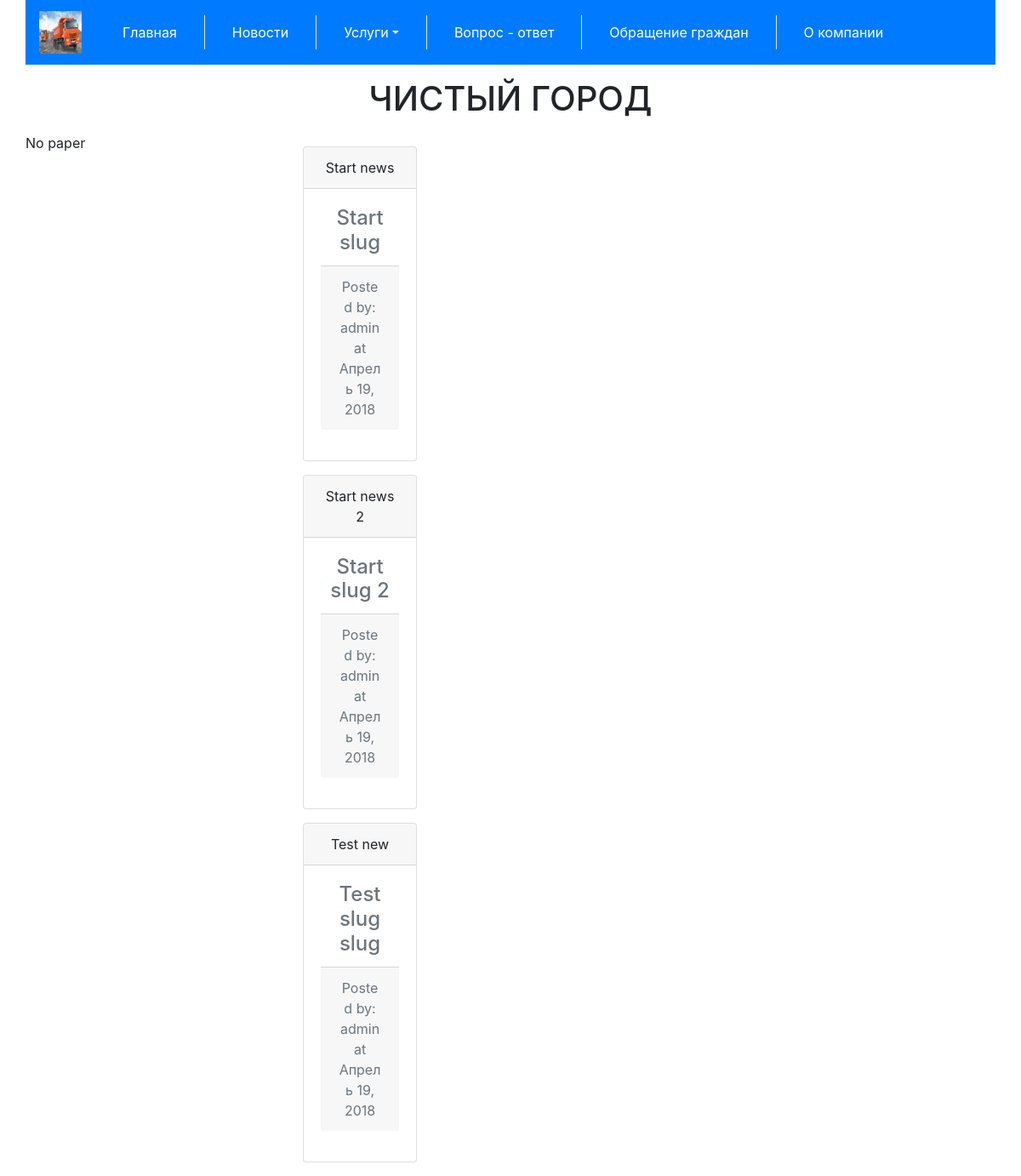
/, run on an earlier commit of the app's database.
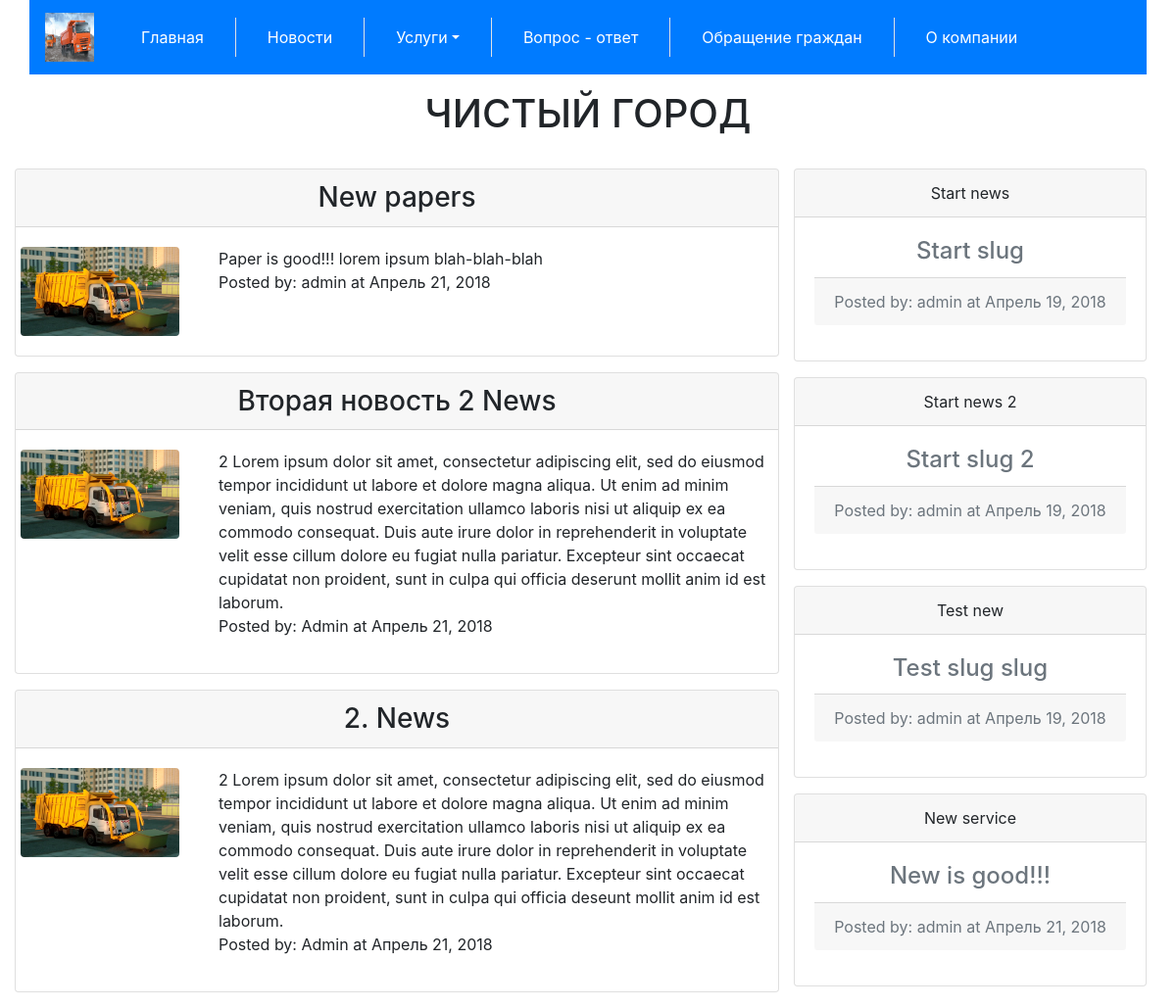
And on a later commit of the database.
### server/models.py (models this page shows, shortened)
class News(models.Model):
    objects = models.Manager()
    class Meta:
        ordering = ['posted', ]
    title = models.TextField(
        default="New",
        verbose_name="News title"
    )
    slug = models.SlugField(
        max_length=100,
        unique=True
    )
    author = models.TextField(
        default="Author",
        verbose_name="Newws Author"
    )
    body = models.TextField(
        default='Body',
        verbose_name="News body"
    )
    posted = models.DateField(
        db_index=True,
        auto_now_add=True
    )

class Papers(models.Model):
    objects = models.Manager()
    class Meta:
        ordering = ['posted', ]
    title = models.TextField(
        default="New",
        verbose_name="Papers title"
    )
    foto_title = models.TextField(
        default="New",
        verbose_name="Foto title"
    )
    author = models.TextField(
        default="Author",
        verbose_name="Papers Author"
    )
    body = models.TextField(
        default='Body',
        verbose_name="Papers body"
    )
    posted = models.DateField(
        db_index=True,
        auto_now_add=True
    )

### server/views.py (the view)
# urls.py: url(r'^$', server_views.index, name='index'),
def index(request):
    return render(
        request=request,
        template_name='index.html',
        context={
            "news": News.objects.all()[:5],
            "papers": Papers.objects.all()[:5]
        }
    )

### templates/index.html (shortened to what this page needs)
{% extends "base.html" %}
{% block content %}
    <div class="col-xl-12">
        <h1 class="text-center text-uppercase my-3">Чистый город</h1>
    </div>
    <div class="row">
        <article class="col-xl-8 col-lg-8">
            {% if papers %}
                {% for n in papers %}
                    <div class="row card rounded-top my-3">
                        <h3 class="card-header text-center" >{{ n.title }}</h3>
                        <div class="row">
                            <div class="col-lg-3 col-md-4 card-body">
                                <img  class="img-fluid rounded " src="static/img/musuruvoz.jpg" alt="{{ n.foto_title }}">
                            </div>
                            <div class="col-lg-9 col-md-8 card-body">
                                {{ n.body }}
                                <p class="posted-by">Posted by: {{ n.author }} at {{ n.posted }}</p>
                            </div>
                        </div>
                    </div>
                {% endfor %}
            {% else %}
                <p>No paper</p>
            {% endif %}
        </article>
        <aside class="col-xl-4 col-lg-4">
            {% if news %}
                {% for n in news %}
                    <div class="card my-3 text-center">
                        <div class="card-header">{{ n.title }}</div>
                        <div class="card-body text-secondary">
                            <h4 class="card-title">{{ n.slug }}</h4>
                            <p class="card-footer">Posted by: {{ n.author }} at {{ n.posted }}</p>
                        </div>
                    </div>
                {% endfor %}
            {% else %}
                <p>No News</p>
            {% endif %}
        </aside>
    </div>
{% endblock %}

### templates/base.html (shortened to what this page needs)
<!DOCTYPE html>
<html lang="en">
<head>
    <link rel="stylesheet" href="https://maxcdn.bootstrapcdn.com/bootstrap/4.0.0/css/bootstrap.min.css">
    {% load static %}
</head>
<body>
    <div class="container">
        {% block sidebar %}
        <nav class="row navbar sticky-top navbar-expand-md navbar-dark bg-primary">
            <a class="navbar-brand" href="#">
                <img src="../static/img/Kamaz.jpg" width="50" height="50" alt="...">
            </a>
            <nav class="collapse navbar-collapse" id="navbar1">
                <ul class="navbar-nav mr-auto">
                    <li class="nav-item active border-right px-xl-4 px-lg-2" >
                        <a class="nav-link" href="{% url 'index' %}">Главная <span class="sr-only">(current)</span></a>
                    </li>
                    <li class="nav-item active border-right px-xl-4 px-lg-2">
                        <a class="nav-link" href="/news/">Новости <span class="sr-only">(current)</span></a>
                    </li>
                    <li class="nav-item dropdown active border-right px-xl-4 px-lg-2">
                        <a class="nav-link dropdown-toggle" href="#" id="navbarDropdown1" role="button" data-toggle="dropdown" aria-haspopup="true" aria-expanded="false">Услуги</a>
                    </li>
                    <li class="nav-item active border-right px-xl-4 px-lg-2">
                        <a class="nav-link" href="/questions/">Вопрос - ответ <span class="sr-only">(current)</span></a>
                    </li>
                    <li class="nav-item active border-right px-xl-4 px-lg-2">
                        <a class="nav-link" href="/appeal/">Обращение граждан <span class="sr-only">(current)</span></a>
                    </li>
                    <li class="nav-item active px-xl-4 px-lg-2">
                        <a class="nav-link" href="/about/">О компании <span class="sr-only">(current)</span></a>
                    </li>
                </ul>
            </nav>
        </nav>
        {% endblock %}
        <div class="row">
            {% block content %}
            {% endblock %}
        </div>
    </div>
</body>
</html>

What changed in the data, as far as the page shows it:
added Papers: title "New papers", body "Paper is good!!! lorem ipsum blah-blah-blah", author "admin", posted "Апрель 21, 2018"
added Papers: title "Вторая новость 2 News", body "2 Lorem ipsum dolor sit amet, consectetur adipiscing elit, sed do eiusmod tempor incididunt ut labore et dolore magna aliqua. Ut enim ad minim veniam, quis nostrud exercitation ullamco laboris nisi ut aliquip ex ea commodo consequat. Duis aute irure dolor in reprehenderit in voluptate velit esse cillum dolore eu fugiat nulla pariatur. Excepteur sint occaecat cupidatat non proident, sunt in culpa qui officia deserunt mollit anim id est laborum.", author "Admin", posted "Апрель 21, 2018"
added Papers: title "2. News", body "2 Lorem ipsum dolor sit amet, consectetur adipiscing elit, sed do eiusmod tempor incididunt ut labore et dolore magna aliqua. Ut enim ad minim veniam, quis nostrud exercitation ullamco laboris nisi ut aliquip ex ea commodo consequat. Duis aute irure dolor in reprehenderit in voluptate velit esse cillum dolore eu fugiat nulla pariatur. Excepteur sint occaecat cupidatat non proident, sunt in culpa qui officia deseunt mollit anim id est laborum.", author "Admin", posted "Апрель 21, 2018"
added News: title "New service", slug "New is good!!!", author "admin", posted "Апрель 21, 2018"
Also different on the page:
text no longer shown: "No paper"
